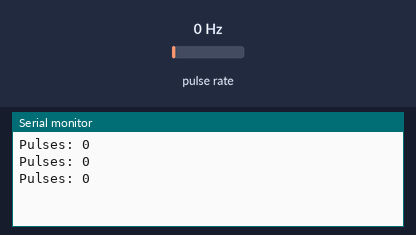
The sketch below on a simulated ESP32. Shown: the last lines printed to the serial monitor. Wiring (inferred from the names in the program): pulse sensor: data GPIO 25. The test bench sets the inputs (shaded band); at power-on: pulse rate 0 Hz.

Above: at 1.2 s.
1.3 s: pulse rate (sensor on GPIO 25) set to 4 Hz
At 1.9 s:
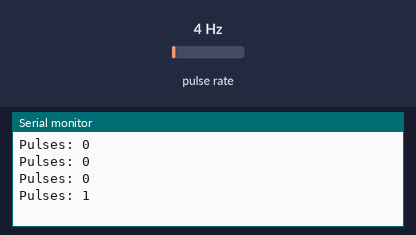
2.8 s: pulse rate (sensor on GPIO 25) set to 50 Hz
At 3.4 s:
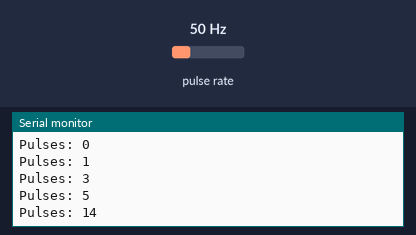
Timing chart, 0 to 5.8 s (numbered marks = the images above; inputs shaded):
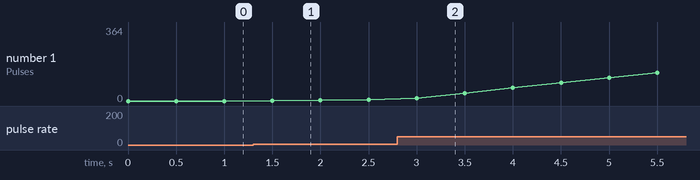

Measured:
- after the input at 1.3 s, the serial monitor: prints a new line after 0.20 s (image 1)
- after the input at 2.8 s, the serial monitor: prints a new line after 0.20 s (image 2)
- plotted number 1: 0 → 5 after the input at 1.3 s, 5 → 364 after the input at 2.8 s

The sketch:

P01_encoder.ino
```cpp
// 编码器引脚定义
#define ENC_A_LEFT  25
#define ENC_B_LEFT  26

// 全局脉冲计数器
volatile long leftPulses = 0;
volatile long rightPulses = 0;  // 先不用，但保留

// 中断服务函数
void IRAM_ATTR leftEncoderISR() {
  // 通常只需要检测A相上升沿，如需方向可检测B相状态，此处简化
  leftPulses++;
}

void setup() {
  Serial.begin(115200);
  pinMode(ENC_A_LEFT, INPUT_PULLUP);
  pinMode(ENC_B_LEFT, INPUT_PULLUP);

  // 附着中断，上升沿触发
  attachInterrupt(digitalPinToInterrupt(ENC_A_LEFT), leftEncoderISR, RISING);
}

void loop() {
  // 读取脉冲数（注意关中断保护）
  noInterrupts();
  long pulses = leftPulses;
  interrupts();

  Serial.print("Pulses: ");
  Serial.println(pulses);
  delay(500);
}
```
